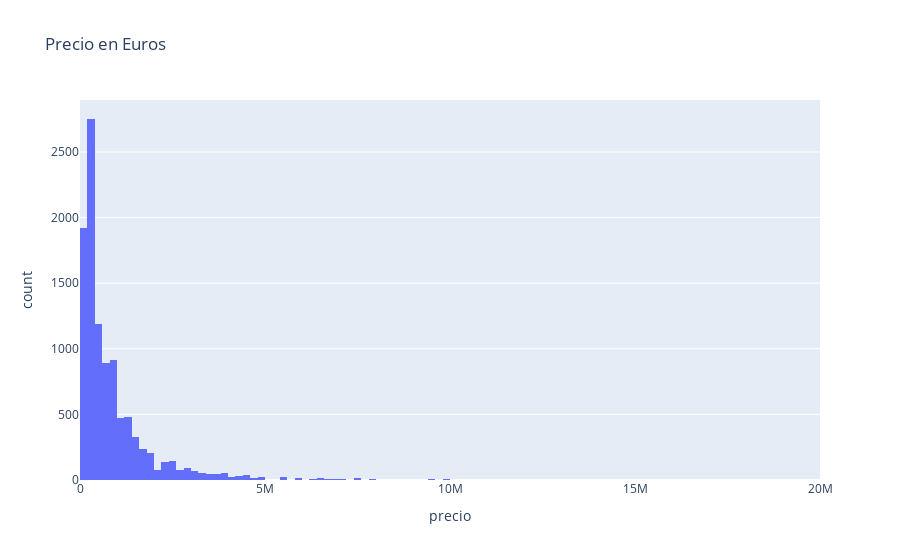

The notebook cell this image was saved under:
### Code cell
##HISTOGRAMA
fig = px.histogram(dfEDA,x="precio", nbins=100,title='Precio en Euros', labels={'value': 'Precio'})
fig.show()

### Figure 1 — Plotly figure (JSON) as saved in the notebook; plotly's stock layout.template omitted (floating-point values rounded to 4 significant figures; data arrays with more than 128 entries replaced by an {"elided": "..."} marker saying what was removed)
{"data": [{"alignmentgroup": "True", "bingroup": "x", "hovertemplate": "precio=%{x}<br>count=%{y}<extra></extra>", "legendgroup": "", "marker": {"color": "#636efa", "pattern": {"shape": ""}}, "name": "", "nbinsx": 100, "offsetgroup": "", "orientation": "v", "showlegend": false, "type": "histogram", "x": {"elided": "10421 int values"}, "xaxis": "x", "yaxis": "y"}], "layout": {"barmode": "relative", "legend": {"tracegroupgap": 0}, "title": {"text": "Precio en Euros"}, "xaxis": {"anchor": "y", "domain": [0, 1], "title": {"text": "precio"}}, "yaxis": {"anchor": "x", "domain": [0, 1], "title": {"text": "count"}}}}
